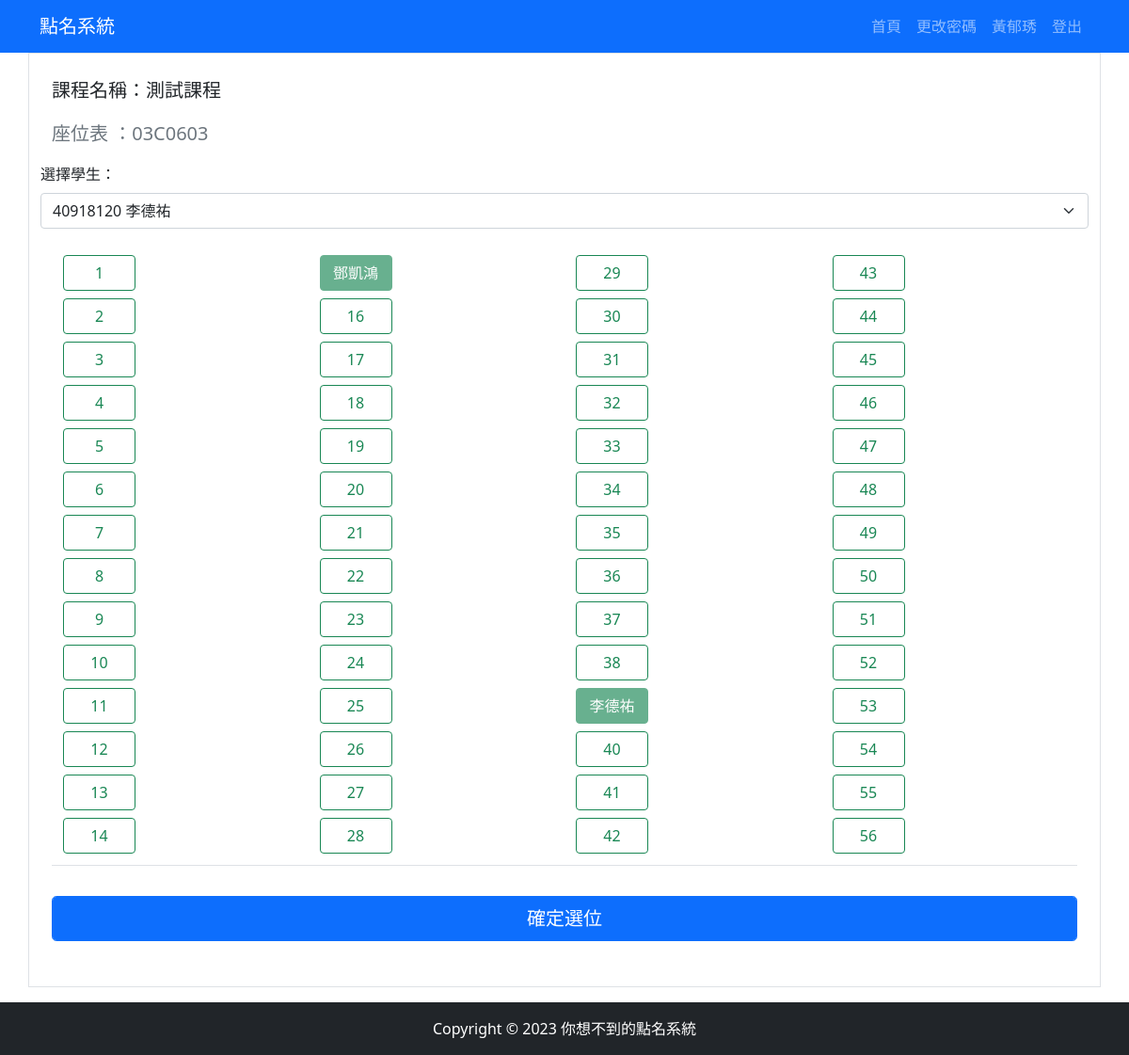
The app's page /course/測試課程/ (signed in) with its own data.
### loginapp/models.py (models this page shows, shortened)
class Teacher(models.Model):
    teacher_key = models.CharField(max_length=20, primary_key=True, verbose_name='教師代碼')
    password = models.CharField(max_length=128, default="123", verbose_name='密碼')
    teacher_name = models.CharField(max_length=4, verbose_name='姓名')
    job_title = models.CharField(max_length=5, verbose_name='職稱')
    teacher_email = models.EmailField(default="12346", max_length=254, verbose_name='email')
    phone = models.CharField(max_length=20, verbose_name='電話')
    seat = models.CharField(max_length=20, verbose_name='研究室位置')
    is_student = models.BooleanField(default=False)
    is_teacher = models.BooleanField(default=True)
    def __str__(self):
        return self.teacher_name
    class Meta:
        verbose_name = '老師'
        verbose_name_plural = '老師列表'

class Course(models.Model):
    course_key = models.CharField(
        max_length=20, primary_key=True, default="", verbose_name="課程代碼")
    teacher_key = models.ForeignKey(
        Teacher, on_delete=models.CASCADE, verbose_name="教師代碼")
    course_name = models.CharField(max_length=20, verbose_name="課程名稱")
    department = models.CharField(max_length=20, verbose_name="科系")
    course_grade = models.CharField(max_length=20, verbose_name="年級")
    course_className = models.CharField(max_length=20, verbose_name="班別")
    classroom = models.ForeignKey(
        Classroom, on_delete=models.CASCADE, verbose_name="教室代碼")
    seat = models.IntegerField(default=0, verbose_name="座位")
    DAY_CHOICES = [
        (1, '星期一'),
        (2, '星期二'),
        (3, '星期三'),
        (4, '星期四'),
        (5, '星期五'),
        (6, '星期六'),
        (7, '星期天'),
    ]
    day_of_week = models.IntegerField(choices=DAY_CHOICES, default=1)
    class_time = models.TimeField(null=True, blank=True)
    def __str__(self):
        return self.course_name
    class Meta:
        verbose_name = '課程'
        verbose_name_plural = '課程列表'

class Classroom(models.Model):
    classroom_key = models.CharField(max_length=20, primary_key=True, verbose_name='教室代碼')
    seat = models.IntegerField(default=0, verbose_name='座位')
    class Meta:
        verbose_name = '教室'
        verbose_name_plural = '教室列表'

class Student(models.Model):
    className = models.CharField(max_length=20, verbose_name='班級名稱')
    studentID = models.CharField(max_length=10, primary_key=True, verbose_name='學號')
    name = models.CharField(max_length=30, verbose_name='姓名')
    password = models.CharField(max_length=128, verbose_name='密碼')
    email = models.EmailField(max_length=254, verbose_name='email')
    is_student = models.BooleanField(default=True)
    is_teacher = models.BooleanField(default=False)
    def __str__(self):
        return self.name
    class Meta:
        verbose_name = '學生'
        verbose_name_plural = '學生列表'

### loginapp/views.py (the view, shortened to what this page needs)
# urls.py: path('course/<str:subject>/', views.course, name='course'),
def course(request, subject):
    username = request.session.get('username')
    position = request.session.get('position')
    current_time = datetime.now()
    if position == 'student':
        course_selection = Course_Selection.objects.filter(studentID=username)
        username2 = Student.objects.get(studentID=username)
    else:
        course = Course.objects.filter(teacher_key=username)
        username2 = Teacher.objects.get(teacher_key=username)
    seats_per_column = [57, 54, 50, 40, 30, 20, 10]
    print('username:', username2)
    print(subject)
    try:
        course = Course.objects.get(course_name=subject)
        courses = Course.objects.filter(course_name=subject)
        students = Course_Selection.objects.filter(
            course_key=course).values_list('studentID__studentID', 'studentID__name')
        print('學生:', students)
        classroom = course.classroom.classroom_key
        print('classroom:', classroom, type(classroom))
        print(course)
        print(courses.values_list()[0][0])
        cid = courses.values_list()[0][0]
        msg = "None"
        weeks_passed = calculate_week_number(current_time)
        print(weeks_passed)
        try:
            course_seat = Course_seat.objects.filter(
                course_id=cid, week_number=weeks_passed)
            print(course_seat)
        except Exception as e:
            print(e)
        seat_dict = {}
        username_dict = {}
        for i in range(1, course.classroom.seat + 1):
            seat_dict[str(i)] = 0
        for i in course_seat:
            seat_dict[str(i.number)] = i.student
        week = course.day_of_week
        print("星期:", week)
        current_day_of_week = current_time.weekday() + 1
        week_same = week == current_day_of_week
        print(week_same)
        if week_same == True:
            class_datetime = datetime.combine(
                datetime.today(), course.class_time)
            if position != 'teacher':
                if not (class_datetime - timedelta(minutes=10) < current_time < class_datetime + timedelta(minutes=10)):
                    msg = "選位時間未到/已過"
                    return render_course_template(request, subject, seat_dict, course, course_seat, username2, msg, seats_per_column, classroom, position, students)
        else:
            msg = "今天沒有這堂課"
            return render_course_template(request, subject, seat_dict, course, course_seat, username2, msg, seats_per_column, classroom, position, students)
    except Course.DoesNotExist:
        return render(request, "course_not_found.html", {"subject": subject})
    return render_course_template(request, subject, seat_dict, course, course_seat, username2, msg, seats_per_column, classroom, position, students)

### loginapp/models.py (called while the page is built)
    def __str__(self):
        return self.student.name

### loginapp/views.py (called while the page is built)
def render_course_template(request, subject, seat_dict, course, course_seat, username2, msg=None, seats_per_column=None, classroom=None, position=None, students=None):
    return render(request, 'course.html', {
        "subject": subject,
        "seat": seat_dict,
        "course": course,
        "course_seat": course_seat,
        "username2": username2,
        "message": msg,
        "seats_per_column": seats_per_column,
        "classroom": classroom,
        "position": position,
        "students": students,
    })

def calculate_week_number(current_time):
    first_week_start_time = datetime(2023, 9, 10)
    weeks_passed = (current_time - first_week_start_time).days // 7 + 1
    return weeks_passed

### templates/course.html (shortened to what this page needs)
{% extends 'base.html' %}
{% block content %}
    <div class="container border">
        <div class="col-sm-12">
          <div class="container mt-4">
            <p class="fs-5">課程名稱：{{subject}}</p>
            <p class="fs-5 text-muted">座位表 ：{{classroom}}</p>
        </div>
            <div class="clearfix">
                <div class="col-12">
                    <form action="{% url 'course' subject=subject %}" class="mb-5" method="post">
                        {% if position == 'teacher' %}
                            <label for="selected_student" class="form-label">選擇學生：</label>
                            <select class="form-select" name="selected_student" id="selected_student">
                                {% for student in students %}
                                    <option value="{{ student }}">{{ student.0 }} {{ student.1 }}</option>
                                {% endfor %}
                            </select>
                        {% endif %}
                        <div class="container">
                            <div class="col-12">
                                <div class="table-responsive mt-3">
                                    {% if classroom == '03C0701' %}
                                        <div>
                                            <table class="table">
                                                {% for key, value in seat.items %}
                                                    {% if key != '0' %}
                                                        {% if forloop.counter0|divisibleby:10 and not forloop.first %}
                                                            </tr><tr>
                                                        {% endif %}
                                                        <td>
                                                            <div class="col-md-12 ">
                                                                {% if value == 0 %}
                                                                    <input value="{{ key }}" type="radio" class="btn-check"
                                                                        name="number" id="success-outlined-{{ key }}"
                                                                        autocomplete="off">
                                                                    <label style="width: 77px;" class="btn btn-outline-success m-1"
                                                                        for="success-outlined-{{ key }}">{{ key }}</label>
                                                                {% elif value != 0 %}
                                                                    <input value="{{ key }}" type="radio" class="btn-check"
                                                                        name="number" id="success-outlined-{{ key }}"
                                                                        autocomplete="off" disabled>
                                                                    <label style="width: 77px;" class="btn btn-success m-1"
                                                                        for="success-outlined-{{ key }}">{{ value }}</label>
                                                                {% endif %}
                                                            </div>
                                                        </td>
                                                        {% if forloop.counter in seats_per_column %}
                                                            </tr><tr>
                                                        {% endif %}
                                                    {% endif %}
                                                {% endfor %}
                                            </table>
                                        </div>
                                    {% elif message == '03C0602' or '03C0603' %}
                                        <table class="table">
                                            <tr>
                                                <td>
                                                    <div class="button-container">
                                                        {% for key, value in seat.items %}
                                                            {% if key != '0' %}
                                                                {% if forloop.counter0|divisibleby:14 and not forloop.first %}
                                                                    </div></td><td><div class="button-container">
                                                                {% endif %}
                                                                <div class="button">
                                                                    {% if value == 0 %}
                                                                        <label style="width: 77px;" class="btn btn-outline-success m-1"
                                                                            for="success-outlined-{{ key }}">{{ key }}</label>
                                                                    {% elif value != 0 %}
                                                                        <label style="width: 77px;" class="btn btn-success m-1"
                                                                            for="success-outlined-{{ key }}">{{ value }}</label>
                                                                    {% endif %}
                                                                </div>
                                                            {% endif %}
                                                        {% endfor %}
                                                    </div>
                                                </td>
                                            </tr>
                                        </table>
                                    {% endif %}
                                </div>
                                <div class="mt-3">
                                    {% if message == 'None' or  position == 'teacher' %}
                                        {% if message == '今天沒有這堂課' %}
                                            <input class="form-control btn btn-lg btn-primary" type="submit" value="確定選位" disabled>
                                        {% else %}
                                            <input class="form-control btn btn-lg btn-primary" type="submit" value="確定選位">
                                        {% endif %}
                                    {% else %}
                                        {% if message == 'alert' or message == 'tt' %}
                                            <input class="form-control btn btn-lg btn-primary" type="submit" value="確定選位" >
                                        {% else %}
                                            <input class="form-control btn btn-lg btn-primary" type="submit" value="確定選位" disabled>
                                        {% endif %}
                                    {% endif %}
                                </div>
                            </div>
                        </div>
                    </form>
                </div>
            </div>
        </div>
    </div>
{% endblock content %}

### templates/base.html (shortened to what this page needs)
<!doctype html>
{% load static %}
<html lang="en">
    <head>
        <link href="https://cdn.jsdelivr.net/npm/bootstrap@5.1.1/dist/css/bootstrap.min.css" rel="stylesheet"
>
    </head>
    <body>
        <nav class="navbar navbar-expand-lg navbar-dark bg-primary">
            <div class="container">
                <a class="navbar-brand" href="">點名系統</a>
                <div>
                    <ul class="navbar-nav">
                        <li class="nav-item">
                            <a class="nav-link" href="/index/">首頁</a>
                        </li>
                        <li class="nav-item">
                            <a class="nav-link" href="/change-password/">更改密碼</a>
                        </li>
                        {% if request.session.username %}
                        <li class="nav-item ">
                            <a class="nav-link" href="/index/">{{ username2 }}</a>
                        </li>
                        {% endif %}
                        <li class="nav-item">
                            <a class="nav-link" href="/logout">登出</a>
                        </li>
                    </ul>
                </div>
            </div>
         </nav>
        {% block content %}{% endblock  %}
        <div>
           <br><br><br>
        </div>
        <footer class="py-3 bg-dark fixed-bottom">
           <div class="container">
               <p class="m-0 text-center text-white">Copyright &copy; 2023 你想不到的點名系統 </p>
           </div>
        </footer>
    </body>
</html>

### templates/course.html (style rules this page uses)
.table-responsive { width: 100%; margin-bottom: 0; }
.container { height: 100%; width: 100%; }

### records on screen
Teacher: teacher_name "黃郁琇"
Course: course_name "測試課程"
Classroom: classroom_key "03C0603"
Student: name "鄧凱鴻"
Student: name "李德祐"

### other values on screen
{{ key }} "1" "2" "3" "4" "5" "6" "7" "8" "9" "10" "11" "12" "13" "14" "16" "17" "18" "19" "20" "21" "22" "23" "24" "25" "26" "27" "28" "29" "30" "31" "32" "33" "34" "35" "36" "37" "38" "40" "41" "42" "43" "44" "45" "46" "47" "48" "49" "50" "51" "52" "53" "54" "55" "56"
form field selected_student "40918120 李德祐"
